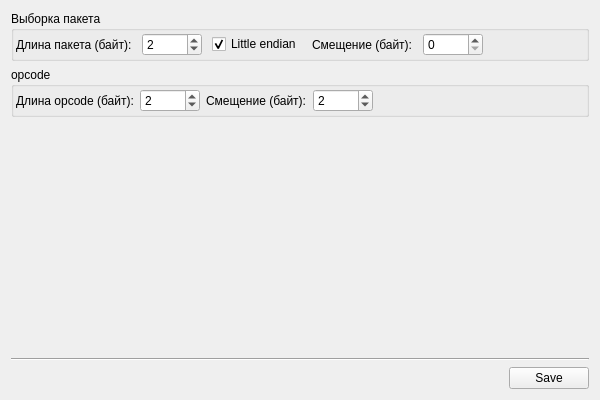
<?xml version="1.0" encoding="UTF-8"?>
<ui version="4.0">
 <class>AppSettingsWindow</class>
 <widget class="QWidget" name="AppSettingsWindow">
  <property name="geometry">
   <rect>
    <x>0</x>
    <y>0</y>
    <width>600</width>
    <height>400</height>
   </rect>
  </property>
  <property name="minimumSize">
   <size>
    <width>600</width>
    <height>400</height>
   </size>
  </property>
  <property name="windowTitle">
   <string>Settings</string>
  </property>
  <layout class="QVBoxLayout" name="verticalLayout">
   <item>
    <widget class="QGroupBox" name="groupBox">
     <property name="title">
      <string>Выборка пакета</string>
     </property>
     <layout class="QVBoxLayout" name="verticalLayout_2">
      <property name="spacing">
       <number>14</number>
      </property>
      <property name="leftMargin">
       <number>2</number>
      </property>
      <property name="topMargin">
       <number>2</number>
      </property>
      <property name="rightMargin">
       <number>2</number>
      </property>
      <property name="bottomMargin">
       <number>2</number>
      </property>
      <item>
       <layout class="QHBoxLayout" name="horizontalLayout">
        <property name="spacing">
         <number>10</number>
        </property>
        <property name="sizeConstraint">
         <enum>QLayout::SetFixedSize</enum>
        </property>
        <item>
         <widget class="QLabel" name="label">
          <property name="text">
           <string>Длина пакета (байт):</string>
          </property>
         </widget>
        </item>
        <item>
         <widget class="QSpinBox" name="pkgLenBytesCountSpinBox">
          <property name="minimumSize">
           <size>
            <width>60</width>
            <height>0</height>
           </size>
          </property>
          <property name="minimum">
           <number>1</number>
          </property>
          <property name="value">
           <number>2</number>
          </property>
         </widget>
        </item>
        <item>
         <widget class="QCheckBox" name="pkgLenEndian">
          <property name="text">
           <string>Little endian</string>
          </property>
          <property name="checked">
           <bool>true</bool>
          </property>
         </widget>
        </item>
        <item>
         <widget class="QLabel" name="label_2">
          <property name="text">
           <string>Смещение (байт):</string>
          </property>
         </widget>
        </item>
        <item>
         <widget class="QSpinBox" name="pkgLenByteBeginOffset">
          <property name="minimumSize">
           <size>
            <width>60</width>
            <height>0</height>
           </size>
          </property>
         </widget>
        </item>
        <item>
         <spacer name="horizontalSpacer_2">
          <property name="orientation">
           <enum>Qt::Horizontal</enum>
          </property>
          <property name="sizeHint" stdset="0">
           <size>
            <width>40</width>
            <height>20</height>
           </size>
          </property>
         </spacer>
        </item>
       </layout>
      </item>
     </layout>
    </widget>
   </item>
   <item>
    <widget class="QGroupBox" name="groupBox_2">
     <property name="title">
      <string>opcode</string>
     </property>
     <layout class="QVBoxLayout" name="verticalLayout_3">
      <property name="leftMargin">
       <number>2</number>
      </property>
      <property name="topMargin">
       <number>2</number>
      </property>
      <property name="rightMargin">
       <number>2</number>
      </property>
      <property name="bottomMargin">
       <number>2</number>
      </property>
      <item>
       <layout class="QHBoxLayout" name="horizontalLayout_3">
        <item>
         <widget class="QLabel" name="label_3">
          <property name="text">
           <string>Длина opcode (байт):</string>
          </property>
         </widget>
        </item>
        <item>
         <widget class="QSpinBox" name="opcodeLengthSpinBox">
          <property name="minimumSize">
           <size>
            <width>60</width>
            <height>0</height>
           </size>
          </property>
          <property name="value">
           <number>2</number>
          </property>
         </widget>
        </item>
        <item>
         <widget class="QLabel" name="label_4">
          <property name="text">
           <string>Смещение (байт):</string>
          </property>
         </widget>
        </item>
        <item>
         <widget class="QSpinBox" name="opcodeOffsetSpinBox">
          <property name="minimumSize">
           <size>
            <width>60</width>
            <height>0</height>
           </size>
          </property>
          <property name="value">
           <number>2</number>
          </property>
         </widget>
        </item>
        <item>
         <spacer name="horizontalSpacer_3">
          <property name="orientation">
           <enum>Qt::Horizontal</enum>
          </property>
          <property name="sizeHint" stdset="0">
           <size>
            <width>40</width>
            <height>20</height>
           </size>
          </property>
         </spacer>
        </item>
       </layout>
      </item>
     </layout>
    </widget>
   </item>
   <item>
    <spacer name="verticalSpacer">
     <property name="orientation">
      <enum>Qt::Vertical</enum>
     </property>
     <property name="sizeHint" stdset="0">
      <size>
       <width>20</width>
       <height>40</height>
      </size>
     </property>
    </spacer>
   </item>
   <item>
    <widget class="Line" name="line">
     <property name="orientation">
      <enum>Qt::Horizontal</enum>
     </property>
    </widget>
   </item>
   <item>
    <layout class="QHBoxLayout" name="horizontalLayout_2">
     <item>
      <spacer name="horizontalSpacer">
       <property name="orientation">
        <enum>Qt::Horizontal</enum>
       </property>
       <property name="sizeHint" stdset="0">
        <size>
         <width>40</width>
         <height>20</height>
        </size>
       </property>
      </spacer>
     </item>
     <item>
      <widget class="QPushButton" name="saveBtn">
       <property name="text">
        <string>Save</string>
       </property>
      </widget>
     </item>
    </layout>
   </item>
  </layout>
 </widget>
 <resources/>
 <connections/>
</ui>
